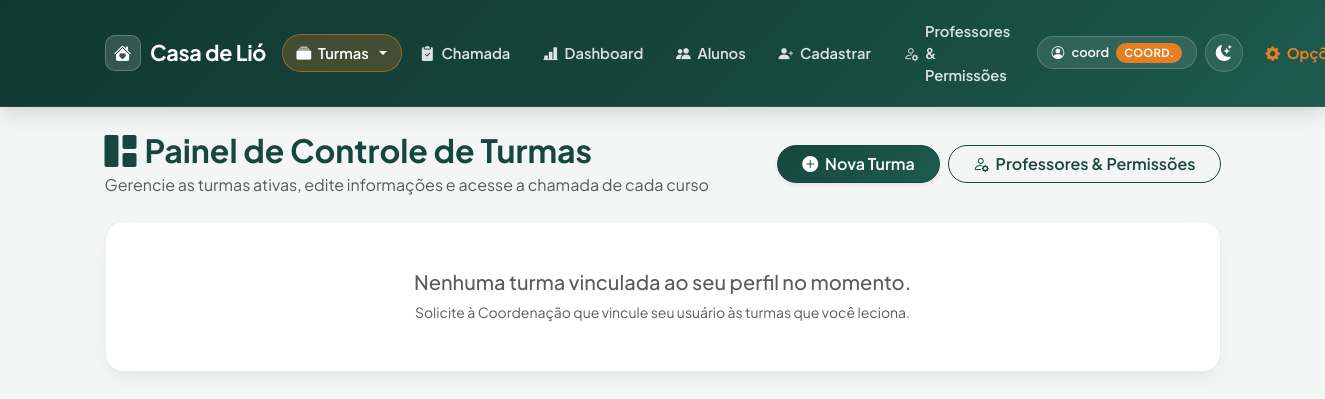
/turmas (signed in), run on an earlier commit of the app's database.
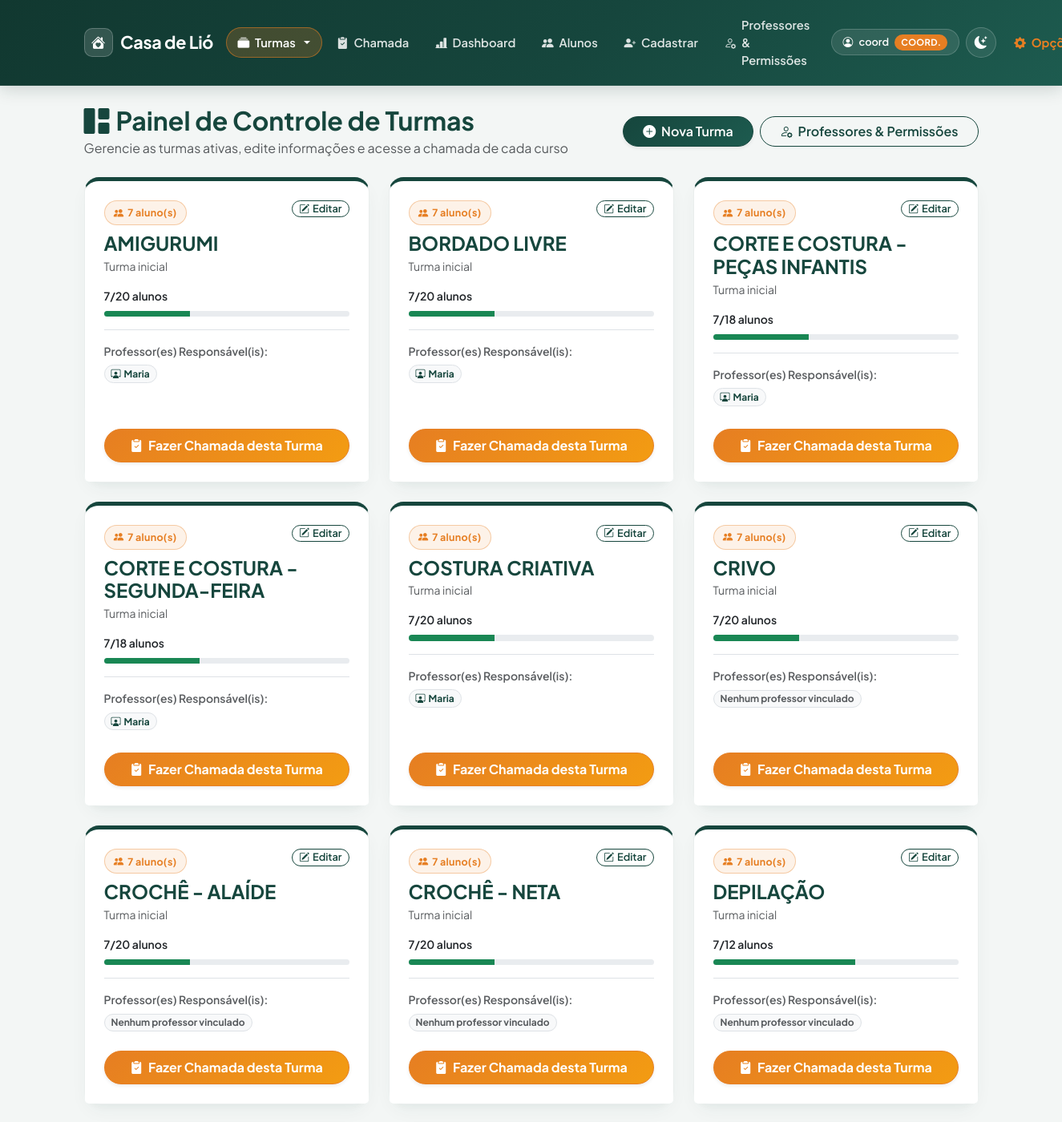
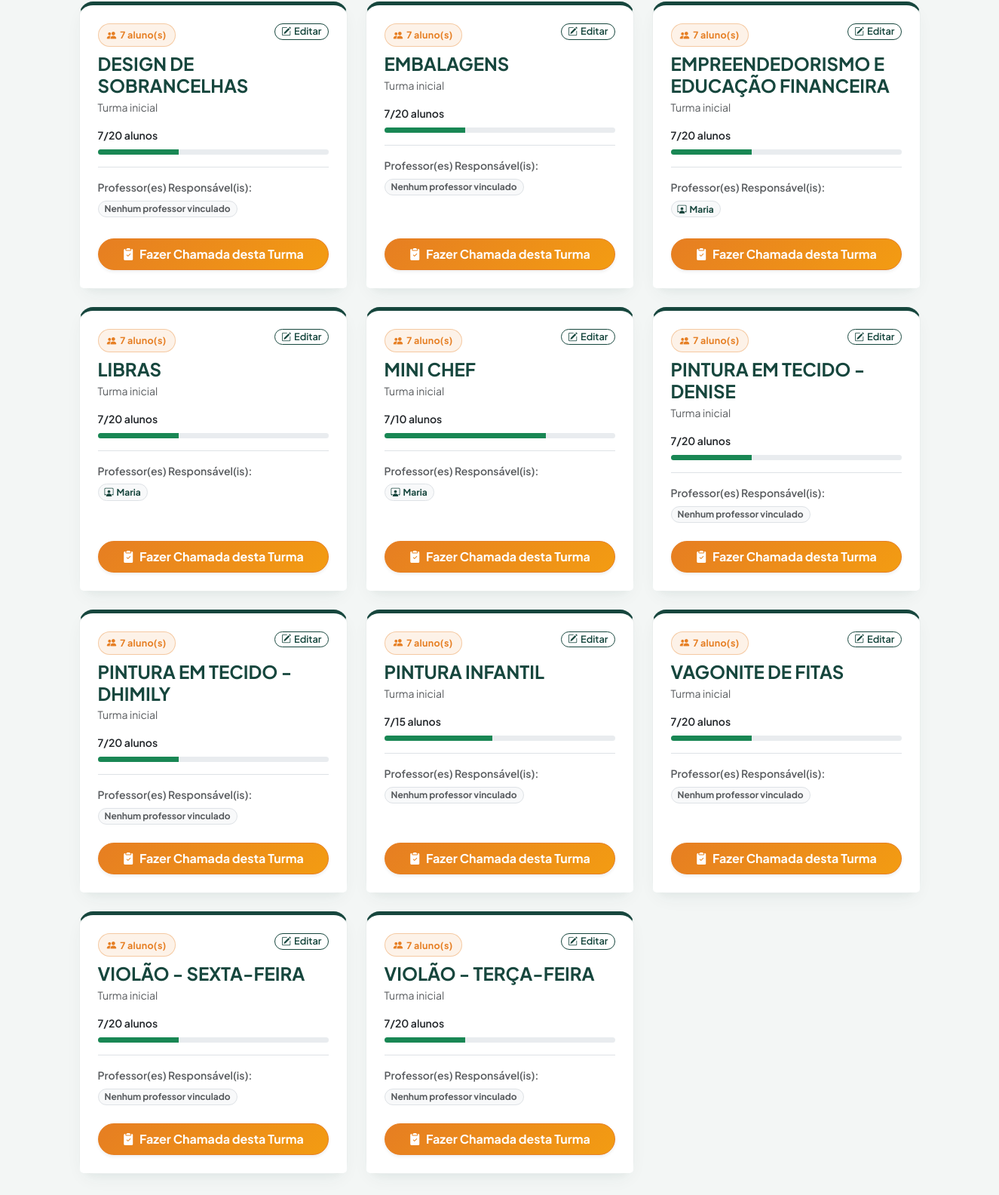
And on a later commit of the database (2 pictures, top to bottom).
### tables this page shows
CREATE TABLE turmas (
            id INTEGER PRIMARY KEY AUTOINCREMENT,
            nome TEXT UNIQUE NOT NULL,
            descricao TEXT
        , limite_alunos INTEGER);

CREATE TABLE usuarios (
        id INTEGER PRIMARY KEY AUTOINCREMENT,
        login TEXT UNIQUE NOT NULL,
        senha TEXT NOT NULL,
        perfil TEXT NOT NULL
    );

### app.py (the view)
@app.get("/turmas", response_class=HTMLResponse)
async def tela_turmas(request: Request, sucesso: str = None, erro: str = None):
    usuario = obter_usuario_atual(request)
    if not usuario:
        return RedirectResponse(url="/login", status_code=303)
    conexao = pegar_conexao()
    turmas_permitidas = obter_turmas_permitidas(conexao, usuario)
    todas_turmas_db = conexao.execute('''
        SELECT t.id, t.nome, t.descricao, t.limite_alunos,
               (SELECT COUNT(*) FROM alunos a WHERE a.turma = t.nome) as total_alunos
        FROM turmas t
        ORDER BY t.nome ASC
    ''').fetchall()
    lista_turmas = []
    for t in todas_turmas_db:
        if usuario['perfil'] != 'coordenacao' and t['nome'] not in turmas_permitidas:
            continue
        profs_t = conexao.execute('''
            SELECT u.id, u.login
            FROM professor_turmas pt
            JOIN usuarios u ON pt.usuario_id = u.id
            WHERE pt.turma_nome = ?
            ORDER BY u.login ASC
        ''', (t['nome'],)).fetchall()
        lista_turmas.append({
            "id": t['id'],
            "nome": t['nome'],
            "descricao": t['descricao'] or "Curso / Turma Ativa",
            "total_alunos": t['total_alunos'],
            "limite_alunos": t['limite_alunos'],
            "ocupacao_percentual": min(100, round(t['total_alunos'] * 100 / t['limite_alunos'])) if t['limite_alunos'] else 0,
            "lotada": t['limite_alunos'] is not None and t['total_alunos'] >= t['limite_alunos'],
            "professores": [p['login'] for p in profs_t],
            "professores_ids": [p['id'] for p in profs_t]
        })
    professores_sistema = []
    if usuario['perfil'] == 'coordenacao':
        profs_db = conexao.execute("SELECT id, login FROM usuarios WHERE perfil = 'professor' ORDER BY login ASC").fetchall()
        for p in profs_db:
            pt_rows = conexao.execute("SELECT turma_nome FROM professor_turmas WHERE usuario_id = ? ORDER BY turma_nome ASC", (p['id'],)).fetchall()
            professores_sistema.append({
                "id": p['id'],
                "login": p['login'],
                "turmas": [r['turma_nome'] for r in pt_rows]
            })
    conexao.close()
    return templates.TemplateResponse(
        request=request,
        name="turmas.html",
        context={
            "turmas": lista_turmas,
            "professores": professores_sistema,
            "usuario_atual": usuario,
            "sucesso": sucesso,
            "erro": erro
        }
    )

### templates/turmas.html (shortened to what the changed rows need)
{% extends 'base.html' %}
{% block conteudo %}
<div class="row mb-4 align-items-center">
    <div class="col-md-7">
        {% if request.session.get('perfil') == 'coordenacao' %}
            <h2 class="text-primary fw-bold mb-1"><i class="bi bi-grid-1x2-fill me-2"></i>Painel de Controle de Turmas</h2>
        {% else %}
            <h2 class="text-primary fw-bold mb-1"><i class="bi bi-collection-fill me-2"></i>Minhas Turmas</h2>
            <p class="text-muted mb-0">Selecione uma das suas turmas abaixo para realizar a chamada do dia</p>
        {% endif %}
    </div>
</div>
<div class="row mb-5">
    {% if turmas %}
        {% for t in turmas %}
        <div class="col-md-6 col-lg-4 mb-4">
            <div class="card shadow-sm border-0 h-100 d-flex flex-column justify-content-between" style="border-radius: 1.2rem; border-top: 5px solid var(--verde-adra) !important;">
                <div class="card-body p-4">
                    <div class="d-flex justify-content-between align-items-start mb-2">
                        <span class="badge-institucional"><i class="bi bi-people-fill"></i> {{ t['total_alunos'] }} aluno(s)</span>
                        {% if request.session.get('perfil') == 'coordenacao' %}
                            <div class="d-flex align-items-center gap-2">
                                <button type="button" class="btn btn-sm btn-outline-primary rounded-pill px-2 py-0 fw-semibold" style="font-size: 0.8rem;" data-bs-toggle="modal" data-bs-target="#modalEditarTurma{{ t['id'] }}" title="Editar informações da turma">
                                    <i class="bi bi-pencil-square me-1"></i>Editar
                                </button>
                            </div>
                        {% endif %}
                    </div>
                    <h4 class="fw-bold text-primary mt-2 mb-1">{{ t['nome'] }}</h4>
                    <p class="text-muted small mb-3">{{ t['descricao'] }}</p>
                    <div class="capacity-summary mb-3">
                        <div class="d-flex justify-content-between align-items-center gap-2 mb-2">
                            <span class="small fw-semibold text-dark">
                                {% if t['limite_alunos'] is none %}{{ t['total_alunos'] }} matriculados · sem limite{% else %}{{ t['total_alunos'] }}/{{ t['limite_alunos'] }} alunos{% endif %}
                            </span>
                        </div>
                        {% if t['limite_alunos'] is not none %}
                        <div class="progress rounded-pill" role="progressbar" aria-label="Ocupação da turma {{ t['nome'] }}" aria-valuenow="{{ t['total_alunos'] }}" aria-valuemin="0" aria-valuemax="{{ t['limite_alunos'] }}" style="height: .45rem;">
                            <div class="progress-bar {% if t['lotada'] %}bg-danger{% else %}bg-success{% endif %}" style="width: {{ t['ocupacao_percentual'] }}%"></div>
                        </div>
                        {% endif %}
                    </div>
                    <div class="mt-3 pt-3 border-top">
                        <small class="text-muted fw-semibold d-block mb-1">Professor(es) Responsável(is):</small>
                        {% if t['professores'] %}
                            {% for prof_login in t['professores'] %}
                                <span class="badge bg-light text-primary border rounded-pill px-2 py-1 me-1 mb-1">
                                    <i class="bi bi-person-workspace me-1"></i>{{ prof_login }}
                                </span>
                            {% endfor %}
                        {% else %}
                            <span class="badge bg-light text-muted border rounded-pill px-2 py-1">Nenhum professor vinculado</span>
                        {% endif %}
                    </div>
                </div>
                <div class="card-footer bg-white border-0 p-4 pt-0">
                    <a href="/?turma={{ t['nome'] }}" class="btn btn-warning w-100 rounded-pill fw-bold text-white shadow-sm py-2">
                        <i class="bi bi-clipboard2-check-fill me-1"></i> Fazer Chamada desta Turma
                    </a>
                </div>
            </div>
        </div>
        {% endfor %}
    {% else %}
        <div class="col-12">
            <div class="card shadow-sm border-0 p-5 text-center" style="border-radius: 1.2rem;">
                <h5 class="text-muted mb-2">Nenhuma turma vinculada ao seu perfil no momento.</h5>
                <p class="text-muted small mb-0">Solicite à Coordenação que vincule seu usuário às turmas que você leciona.</p>
            </div>
        </div>
    {% endif %}
</div>
{% endblock %}

What changed in the data, as far as the page shows it:
added turmas: total_alunos "7", nome "AMIGURUMI", descricao "Turma inicial", limite_alunos "20", {{ t['ocupacao_percentual'] }} 35 (drawn)
added usuarios: login "Maria"
added turmas: total_alunos "7", nome "BORDADO LIVRE", descricao "Turma inicial", limite_alunos "20", {{ t['ocupacao_percentual'] }} 35 (drawn)
added turmas: total_alunos "7", nome "CORTE E COSTURA - PEÇAS INFANTIS", descricao "Turma inicial", limite_alunos "18", {{ t['ocupacao_percentual'] }} 39 (drawn)
added turmas: total_alunos "7", nome "CORTE E COSTURA - SEGUNDA-FEIRA", descricao "Turma inicial", limite_alunos "18", {{ t['ocupacao_percentual'] }} 39 (drawn)
added turmas: total_alunos "7", nome "COSTURA CRIATIVA", descricao "Turma inicial", limite_alunos "20", {{ t['ocupacao_percentual'] }} 35 (drawn)
added turmas: total_alunos "7", nome "CRIVO", descricao "Turma inicial", limite_alunos "20", {{ t['ocupacao_percentual'] }} 35 (drawn), shows "Nenhum professor vinculado"
added turmas: total_alunos "7", nome "CROCHÊ - ALAÍDE", descricao "Turma inicial", limite_alunos "20", {{ t['ocupacao_percentual'] }} 35 (drawn), shows "Nenhum professor vinculado"
added turmas: total_alunos "7", nome "CROCHÊ - NETA", descricao "Turma inicial", limite_alunos "20", {{ t['ocupacao_percentual'] }} 35 (drawn), shows "Nenhum professor vinculado"
added turmas: total_alunos "7", nome "DEPILAÇÃO", descricao "Turma inicial", limite_alunos "12", {{ t['ocupacao_percentual'] }} 58 (drawn), shows "Nenhum professor vinculado"
added turmas: total_alunos "7", nome "DESIGN DE SOBRANCELHAS", descricao "Turma inicial", limite_alunos "20", {{ t['ocupacao_percentual'] }} 35 (drawn), shows "Nenhum professor vinculado"
added turmas: total_alunos "7", nome "EMBALAGENS", descricao "Turma inicial", limite_alunos "20", {{ t['ocupacao_percentual'] }} 35 (drawn), shows "Nenhum professor vinculado"
added turmas: total_alunos "7", nome "EMPREENDEDORISMO E EDUCAÇÃO FINANCEIRA", descricao "Turma inicial", limite_alunos "20", {{ t['ocupacao_percentual'] }} 35 (drawn)
added turmas: total_alunos "7", nome "LIBRAS", descricao "Turma inicial", limite_alunos "20", {{ t['ocupacao_percentual'] }} 35 (drawn)
added turmas: total_alunos "7", nome "MINI CHEF", descricao "Turma inicial", limite_alunos "10", {{ t['ocupacao_percentual'] }} 70 (drawn)
added turmas: total_alunos "7", nome "PINTURA EM TECIDO - DENISE", descricao "Turma inicial", limite_alunos "20", {{ t['ocupacao_percentual'] }} 35 (drawn), shows "Nenhum professor vinculado"
added turmas: total_alunos "7", nome "PINTURA EM TECIDO - DHIMILY", descricao "Turma inicial", limite_alunos "20", {{ t['ocupacao_percentual'] }} 35 (drawn), shows "Nenhum professor vinculado"
added turmas: total_alunos "7", nome "PINTURA INFANTIL", descricao "Turma inicial", limite_alunos "15", {{ t['ocupacao_percentual'] }} 47 (drawn), shows "Nenhum professor vinculado"
added turmas: total_alunos "7", nome "VAGONITE DE FITAS", descricao "Turma inicial", limite_alunos "20", {{ t['ocupacao_percentual'] }} 35 (drawn), shows "Nenhum professor vinculado"
added turmas: total_alunos "7", nome "VIOLÃO - SEXTA-FEIRA", descricao "Turma inicial", limite_alunos "20", {{ t['ocupacao_percentual'] }} 35 (drawn), shows "Nenhum professor vinculado"
added turmas: total_alunos "7", nome "VIOLÃO - TERÇA-FEIRA", descricao "Turma inicial", limite_alunos "20", {{ t['ocupacao_percentual'] }} 35 (drawn), shows "Nenhum professor vinculado"
Also different on the page:
text no longer shown: "Nenhuma turma vinculada ao seu perfil no momento. Solicite à Coordenação que vincule seu usuário às turmas que você leciona."
